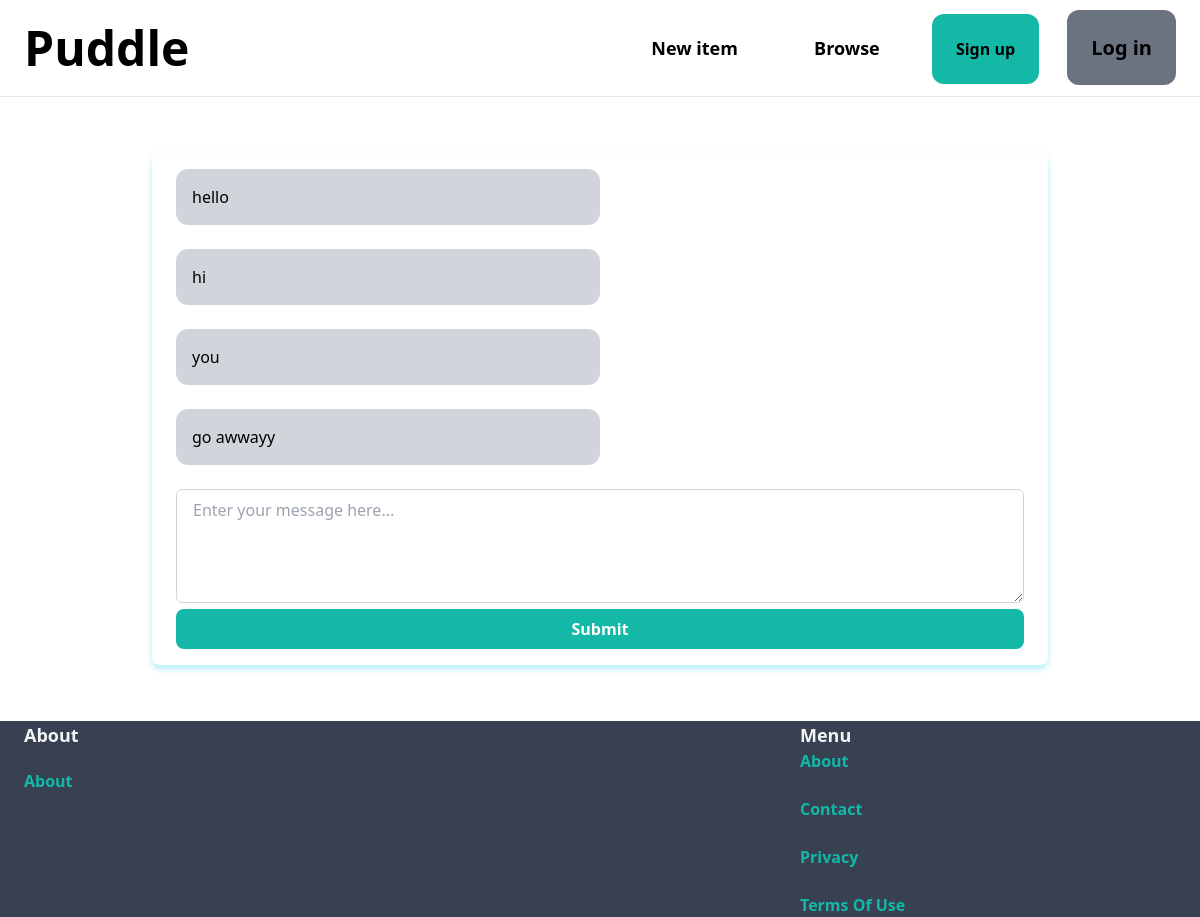
Page /conversations/chat/1/ on the committed database.
### conversations/models.py (models this page shows)
class Message(models.Model):
    created_by=models.ForeignKey(User,related_name="messages",on_delete=models.CASCADE)
    content = models.TextField(max_length=250)
    created_at=models.DateTimeField(auto_now_add=True)
    conversation= models.ForeignKey(Conversation, related_name="messages", on_delete=models.CASCADE)

### conversations/views.py (the view)
# urls.py: path("chat/<int:pk>/",chat,name="chat")]
def chat(req, pk):
    conversation = get_object_or_404(Conversation, pk=pk)
    messages = conversation.messages.all()
    if req.method == 'POST':
        form = MessageForm(req.POST)
        if form.is_valid():
            message = form.save(commit=False)
            message.conversation = conversation
            message.created_by = req.user
            message.save()
            return redirect('conversations:chat', pk=pk)
    else:
        form = MessageForm()
    return render(req, "conversations/chat.html", {
        "form": form,
        "msgs": messages
    })

### conversations/forms.py
class MessageForm(forms.ModelForm):
    class Meta:
        model = Message
        fields = ("content",)
        widgets = {
            "content": forms.Textarea(attrs={
                "class": "w-full px-4 py-2 border border-gray-300 rounded-md",
                "rows": 4,  # Adjust the number of rows as needed
                "placeholder": "Enter your message here...",
            }),
        }

### conversations/templates/conversations/chat.html (shortened to what this page needs)
{% extends 'core/base.html' %}
{% block content %}
<div class="max-w-4xl mx-auto py-8">
    <div class="bg-white rounded-lg overflow-hidden space-y-6 px-6 py-4" style="box-shadow: 0px 4px 6px rgba(106, 223, 243, 0.5);">
        <div class="space-y-6">
            {% for msg in msgs %}
                {% if msg.created_by == request.user %}
                    <div class="w-full flex justify-end">
                        <div class="w-1/2 p-4 rounded-xl bg-blue-300">
                            <p>{{ msg.content }}</p>
                        </div>
                    </div>
                {% else %}
                    <div class="w-full flex justify-start">
                        <div class="w-1/2 p-4 rounded-xl bg-gray-300">
                            <p>{{ msg.content }}</p>
                        </div>
                    </div>
                {% endif %}
            {% endfor %}
        </div>
        <div>
            <form action="" method="post">
                {{ form.content }}
                <button type="submit" class="w-full px-4 py-2 bg-teal-500 text-white rounded-lg font-bold hover:bg-teal-700 transition duration-300">Submit</button>
            </form>
        </div>
    </div>
</div>
{% endblock %}

### rows in the picture
Message: content "hello"
Message: content "hi"
Message: content "you"
Message: content "go awwayy"
